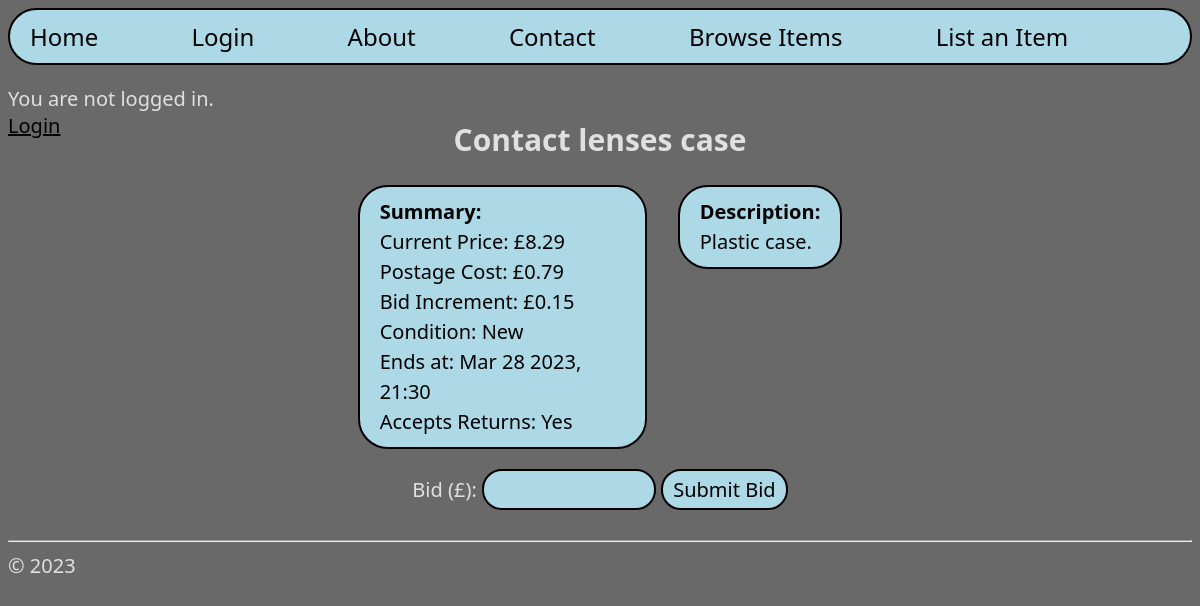
/browse/1/, run on the app's committed database.
### hello/models.py (models this page shows, shortened)
class Items(models.Model):
    name = models.CharField(max_length=40)
    price = models.DecimalField(decimal_places=2, max_digits=10)
    postageCost = models.DecimalField(decimal_places=2, max_digits=10)
    bidIncrement = models.DecimalField(decimal_places=2, max_digits=10)
    conditionChoices = [
        ("new", "New"),
        ("excellent", "Excellent"),
        ("good", "Good"),
        ("used", "Used"),
        ("refurbished", "Refurbished"),
        ("partsOnly", "Parts Only"),
    ]
    condition = models.CharField(max_length=20, choices=conditionChoices)
    endDateTime = models.DateTimeField()
    acceptReturns = models.BooleanField(default=False)
    description = models.TextField(max_length=1000)
    numBids = models.IntegerField(default=0)
    sold = models.BooleanField(default=False)
    buyerId = models.ForeignKey(Accounts, on_delete=models.DO_NOTHING, related_name="bId", blank=True, null=True)
    sellerId = models.ForeignKey(Accounts, on_delete=models.DO_NOTHING, related_name="sId", blank=True, null=True)

### hello/views.py (the view)
# urls.py: path("browse/<int:pk>/", views.itemDetail, name="itemDetail"),
def itemDetail(request, pk):
    balance = getUsernameBalance(request)[1]
    if request.method == "POST":
        bidForm = BidForm(request.POST)
        item = Items.objects.get(pk=pk)
        if request.user.is_authenticated:
            if bidForm.is_valid():
                bid = bidForm.cleaned_data["bid"]
                minPrice = item.price + item.bidIncrement
                if bid >= minPrice and balance >= bid:
                    item.price = bid
                    item.numBids += 1
                    item.buyerId = Accounts.objects.get(user__pk=request.user.pk)
                    item.save()
                    message = "Bid Submitted."
                elif bid < minPrice:
                    message = "Could not submit bid: bid < £" + str(minPrice) + "."
                elif bid > balance:
                    message = "Could not submit bid: balance < bid."
                context={"bidForm": bidForm, "item": item, "username": getUsernameBalance(request)[0], "balance": str(balance), "message": message}
        else:
            return redirect("/login/")
    else:
        item = get_object_or_404(Items, pk=pk)
        bidForm = BidForm()
        context={"bidForm": bidForm, "item": item, "username": getUsernameBalance(request)[0], "balance": str(balance)}
    return render(request, "hello/itemDetail.html", context)

### hello/forms.py
class BidForm(forms.Form):
    bid = forms.DecimalField(label="Bid (£)", decimal_places=2, max_digits=10)

### hello/views.py (called while the page is built)
def getUsernameBalance(request):
    username = None
    balance = None
    if request.user.is_authenticated:
        username = request.user.username
        pK = request.user.pk
        balance = Accounts.objects.get(user__pk=pK).balance
    return (username, balance)

### hello/templates/hello/itemDetail.html (shortened to what this page needs)
{% extends "hello/layout.html" %}
{% block loggedInAs %}
    {% if username %}
    <p style="color: rgb(224, 224, 224)">
        Logged in as {{ username }}.
        <br>
        Balance: £{{balance}}
        <br>
        <a href="{% url 'logout' %}">Logout</a>
    </p>
    {% else %}
    <p style="color: rgb(224, 224, 224)">
        You are not logged in.
        <br>
        <a href="{% url 'login' %}">Login</a>
    </p>
    {% endif %}
{% endblock %}
{% block subheader %}
<h2 style="margin-top: -40px;">
  {{ item.name }}
</h2>
{% endblock %}
{% block content %}
<div class="leftContainer" style="max-width: 300px;">
  <p class="textBlock" style="max-width: 245px;">
    <strong>Summary:</strong><br>
    Current Price: £{{ item.price }}<br>
    Postage Cost: £{{ item.postageCost }}<br>
    Bid Increment: £{{ item.bidIncrement }}<br>
    Condition: {{ item.get_condition_display }}<br>
    Ends at: {{ item.endDateTime|date:"M d Y, H:i" }}<br>
    Accepts Returns: {% if item.acceptReturns %}Yes{% else %}No{% endif %}
  </p>
</div>
<div class="rightContainer" style="max-width: 50vw;">
  <p class="textBlock">
    <strong>Description:</strong><br>
    {{ item.description }}
  </p>
</div>
{% endblock %}
{% block additionalContent %}
<div class="centralContainer">
  <form method="POST" class="submitBid">
    {{ bidForm.as_p }}
    <button type="submit">Submit Bid</button>
  </form>
</div>
{% endblock %}

### hello/static/hello/site.css (style rules this page uses)
* { font-family: "Segoe UI"; color: black; }
.centralContainer { display: flex; justify-content: center; }
.leftContainer { float: left; width: calc(100% - 300px); }
.rightContainer { float: left; margin-left: 20px; }
h2 { color: rgb(224, 224, 224); }
.textBlock { border: 2px solid black; border-radius: 30px; padding: 10px 20px; background-color: lightblue; line-height: 30px; margin: 0px 0px 0px 0px; }
body { background: dimgray; font-size: 20px; }
input { border: 2px solid black; border-radius: 20px; padding: 5px 10px; background-color: lightblue; font-size: 20px; }
button[type="submit"] { border: 2px solid black; border-radius: 20px; padding: 5px 10px; background-color: lightblue; font-size: 20px; }
.submitBid { color: rgb(224, 224, 224); text-align: center; }
.submitBid p { display: inline-block; }
.submitBid input { max-width: 150px; }
.submitBid label { color:rgb(224, 224, 224); }

### data on the page
Items: name "Contact lenses case", price "8.29", postageCost "0.79", bidIncrement "0.15", condition "New", endDateTime "Mar 28 2023, 21:30", description "Plastic case."
